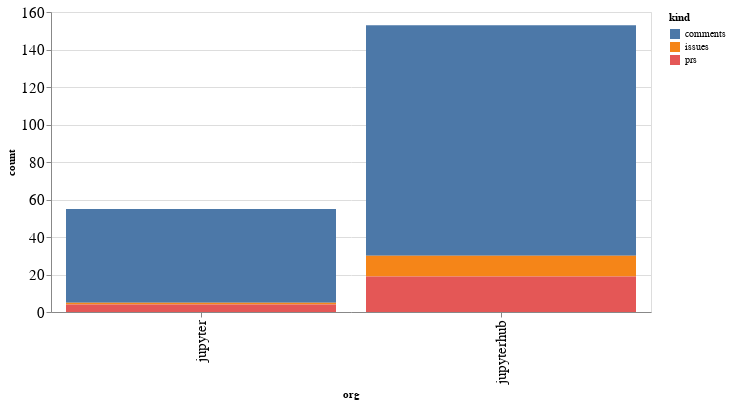

Notebook cell for this chart:
### Code cell
alt.Chart(org_summaries, width=600).mark_bar().encode(
    x='org',
    y='count',
    color='kind',
    tooltip="org"
)

### Figure 1 — Vega-Lite specification as saved in the notebook (floating-point values rounded to 4 significant figures)
{"config": {"axisLeft": {"labelFontSize": 15}, "axisBottom": {"labelFontSize": 15}}, "data": {"name": "data-b2efa6f02fe0775ad7f5ac2d3790d82e"}, "mark": "bar", "encoding": {"color": {"type": "nominal", "field": "kind"}, "tooltip": {"type": "nominal", "field": "org"}, "x": {"type": "nominal", "field": "org"}, "y": {"type": "quantitative", "field": "count"}}, "width": 600, "$schema": "https://vega.github.io/schema/vega-lite/v4.8.1.json", "datasets": {"data-b2efa6f02fe0775ad7f5ac2d3790d82e": [{"org": "jupyter", "kind": "comments", "count": 50}, {"org": "jupyter", "kind": "issues", "count": 1}, {"org": "jupyter", "kind": "prs", "count": 4}, {"org": "jupyterhub", "kind": "comments", "count": 123}, {"org": "jupyterhub", "kind": "issues", "count": 11}, {"org": "jupyterhub", "kind": "prs", "count": 19}]}}
